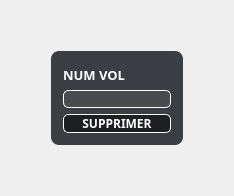
            <widget class="QWidget" name="supprimer_6">
             <property name="styleSheet">
              <string notr="true">#supprimer{
border-image:url(&quot;://sources/gettyimages-585058942.jpg&quot;);
background:#2b3947;
border:0;
}</string>
             </property>
             <attribute name="title">
              <string>Supprimer</string>
             </attribute>
             <layout class="QGridLayout" name="gridLayout_70">
              <item row="1" column="1">
               <widget class="QGroupBox" name="groupBox_24">
                <property name="styleSheet">
                 <string notr="true">QGroupBox{
background-color:rgba(14,17,22,80%);
color:white;
border:0;
border-radius:8px;
}</string>
                </property>
                <property name="title">
                 <string/>
                </property>
                <layout class="QGridLayout" name="gridLayout_71">
                 <item row="1" column="0">
                  <widget class="QLineEdit" name="lineEdit_58">
                   <property name="styleSheet">
                    <string notr="true">QLineEdit{
background-color:rgba(255,255,255,7%);
border:1 solid white;
border-radius:5px;
color:white;
}
QLineEdit:focus{
border: 2px solid red;
}</string>
                   </property>
                  </widget>
                 </item>
                 <item row="2" column="0">
                  <widget class="QPushButton" name="pushButton_43">
                   <property name="font">
                    <font>
                     <family>Cairo</family>
                     <weight>75</weight>
                     <bold>true</bold>
                    </font>
                   </property>
                   <property name="styleSheet">
                    <string notr="true">QPushButton{
background-color:rgba(0,0,0,50%);
color:white;
border:1 solid white;
border-radius: 5px;
}
QPushButton:hover{
background-color:rgba(255,0,0,50%);
color:black;
}</string>
                   </property>
                   <property name="text">
                    <string>SUPPRIMER</string>
                   </property>
                  </widget>
                 </item>
                 <item row="0" column="0">
                  <widget class="QLabel" name="label_89">
                   <property name="font">
                    <font>
                     <family>Cairo</family>
                     <pointsize>10</pointsize>
                     <weight>75</weight>
                     <bold>true</bold>
                    </font>
                   </property>
                   <property name="styleSheet">
                    <string notr="true">QLabel{
color:white;
}</string>
                   </property>
                   <property name="text">
                    <string>NUM VOL</string>
                   </property>
                  </widget>
                 </item>
                </layout>
               </widget>
              </item>
              <item row="0" column="1">
               <spacer name="verticalSpacer_54">
                <property name="orientation">
                 <enum>Qt::Vertical</enum>
                </property>
                <property name="sizeHint" stdset="0">
                 <size>
                  <width>20</width>
                  <height>40</height>
                 </size>
                </property>
               </spacer>
              </item>
              <item row="1" column="2">
               <spacer name="horizontalSpacer_55">
                <property name="orientation">
                 <enum>Qt::Horizontal</enum>
                </property>
                <property name="sizeHint" stdset="0">
                 <size>
                  <width>40</width>
                  <height>20</height>
                 </size>
                </property>
               </spacer>
              </item>
              <item row="1" column="0">
               <spacer name="horizontalSpacer_56">
                <property name="orientation">
                 <enum>Qt::Horizontal</enum>
                </property>
                <property name="sizeHint" stdset="0">
                 <size>
                  <width>40</width>
                  <height>20</height>
                 </size>
                </property>
               </spacer>
              </item>
              <item row="2" column="1">
               <spacer name="verticalSpacer_55">
                <property name="orientation">
                 <enum>Qt::Vertical</enum>
                </property>
                <property name="sizeHint" stdset="0">
                 <size>
                  <width>20</width>
                  <height>40</height>
                 </size>
                </property>
               </spacer>
              </item>
             </layout>
            </widget>
